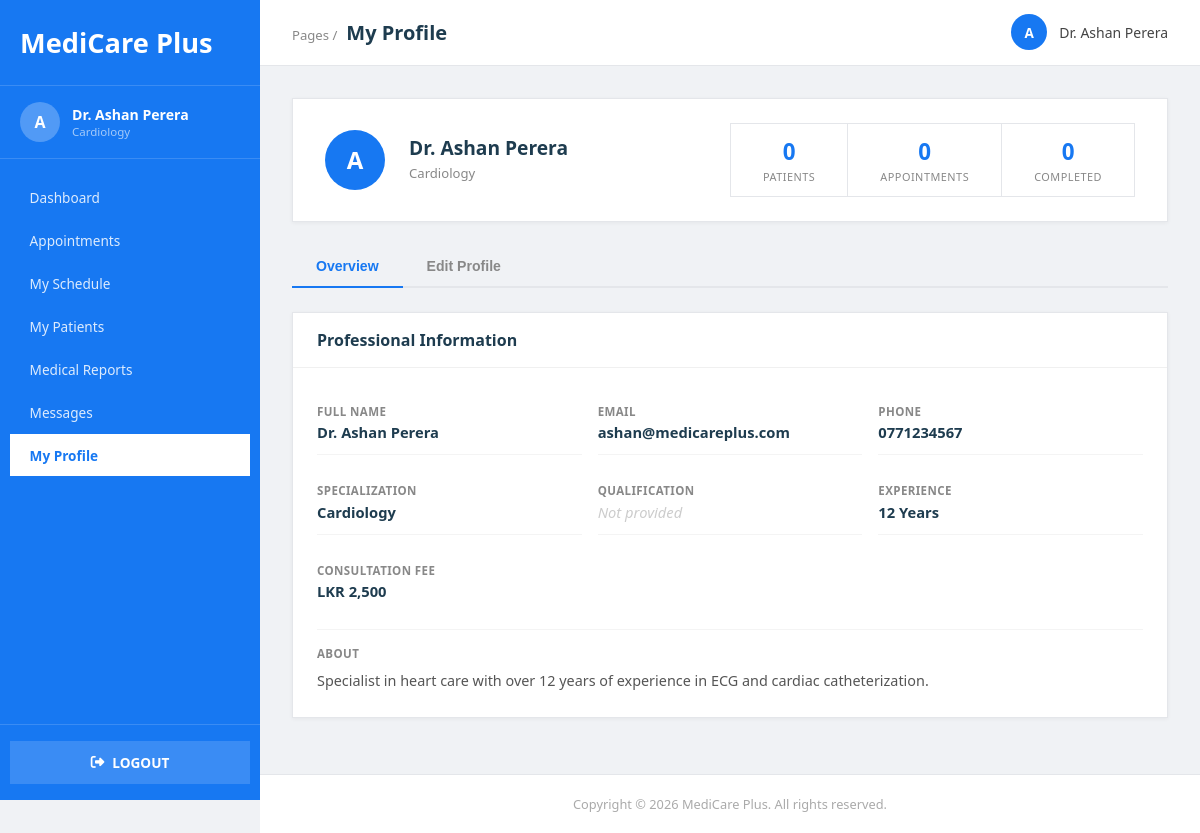
Page /doctor/profile.php (signed in) on the committed database.
### tables this page shows
CREATE TABLE IF NOT EXISTS doctor_profiles (
    profile_id INT AUTO_INCREMENT PRIMARY KEY,
    doctor_id INT NOT NULL,
    specialization VARCHAR(100) NOT NULL,
    qualification VARCHAR(255),
    experience_years INT DEFAULT 0,
    consultation_fee DECIMAL(10,2) DEFAULT 0.00,
    about TEXT,
    profile_image VARCHAR(255) DEFAULT NULL,
    available_days VARCHAR(100) DEFAULT 'Monday,Tuesday,Wednesday,Thursday,Friday',
    available_time_start TIME DEFAULT '09:00:00',
    available_time_end TIME DEFAULT '17:00:00',
    created_at TIMESTAMP DEFAULT CURRENT_TIMESTAMP,
    FOREIGN KEY (doctor_id) REFERENCES users(user_id) ON DELETE CASCADE
);

CREATE TABLE IF NOT EXISTS users (
    user_id INT AUTO_INCREMENT PRIMARY KEY,
    full_name VARCHAR(100) NOT NULL,
    email VARCHAR(100) NOT NULL UNIQUE,
    password VARCHAR(255) NOT NULL,
    phone VARCHAR(20),
    user_type ENUM('admin','doctor','patient') NOT NULL DEFAULT 'patient',
    profile_image VARCHAR(255) DEFAULT NULL,
    last_login DATETIME DEFAULT NULL,
    created_at TIMESTAMP DEFAULT CURRENT_TIMESTAMP
);

### doctor/profile.php (the view, shortened to what this page needs)
<?php
include '../config/database.php';
$doctor_id = (int)$_SESSION['user_id'];
$user = $conn->prepare("SELECT full_name, email, phone FROM users WHERE user_id=?");
$user->bind_param("i", $doctor_id);
$user->execute();
$user_data = $user->get_result()->fetch_assoc();
$profile = $conn->prepare("SELECT * FROM doctor_profiles WHERE doctor_id=?");
$profile->bind_param("i", $doctor_id);
$profile->execute();
$profile_data = $profile->get_result()->fetch_assoc();
$total_patients     = mysqli_fetch_assoc(mysqli_query($conn, "SELECT COUNT(DISTINCT patient_id) as count FROM appointments WHERE doctor_id = $doctor_id"))['count'];
$total_appointments = mysqli_fetch_assoc(mysqli_query($conn, "SELECT COUNT(*) as count FROM appointments WHERE doctor_id = $doctor_id"))['count'];
$completed          = mysqli_fetch_assoc(mysqli_query($conn, "SELECT COUNT(*) as count FROM appointments WHERE doctor_id = $doctor_id AND status = 'completed'"))['count'];
$current = basename($_SERVER['PHP_SELF']);
?>
<!DOCTYPE html>
<html lang="en">
<head>
    <link rel="stylesheet" href="https://cdnjs.cloudflare.com/ajax/libs/font-awesome/6.4.0/css/all.min.css">
</head>
<body>
<div class="sidebar">
    <div class="sidebar-brand">
        <h2>MediCare Plus</h2>
    </div>
    <div class="sidebar-doctor">
        <div class="sidebar-avatar"><?= strtoupper(substr($_SESSION['user_name'] ?? 'D', 0, 1)) ?></div>
        <div>
            <div class="sidebar-doctor-name">Dr. <?= htmlspecialchars($_SESSION['user_name']) ?></div>
            <div class="sidebar-doctor-role"><?= htmlspecialchars($profile_data['specialization'] ?? 'Doctor') ?></div>
        </div>
    </div>
    <nav class="sidebar-menu">
        <a href="dashboard.php" class="<?= $current === 'dashboard.php' ? 'active' : '' ?>">
             Dashboard
        </a>
        <a href="appointments.php" class="<?= $current === 'appointments.php' ? 'active' : '' ?>">
             Appointments
        </a>
        <a href="schedule.php" class="<?= $current === 'schedule.php' ? 'active' : '' ?>">
             My Schedule
        </a>
        <a href="my_patients.php" class="<?= $current === 'my_patients.php' ? 'active' : '' ?>">
             My Patients
        </a>
        <a href="medical_records.php" class="<?= $current === 'medical_records.php' ? 'active' : '' ?>">
             Medical Reports
        </a>
        <a href="messages.php" class="<?= $current === 'messages.php' ? 'active' : '' ?>">
             Messages
        </a>
        <a href="profile.php" class="<?= $current === 'profile.php' ? 'active' : '' ?>">
             My Profile
        </a>
    </nav>
    <div class="sidebar-footer">
        <a href="../pages/logout.php"><i class="fas fa-sign-out-alt"></i> Logout</a>
    </div>
</div>
<div class="main">
    <div class="topbar">
        <div class="topbar-left">Pages / <span class="page">My Profile</span></div>
        <div class="topbar-right">
            <div class="topbar-avatar"><?= strtoupper(substr($_SESSION['user_name'] ?? 'D', 0, 1)) ?></div>
            <span class="topbar-name">Dr. <?= htmlspecialchars($_SESSION['user_name']) ?></span>
        </div>
    </div>
    <div class="content">
        <div class="profile-header">
            <div class="profile-big-avatar">
                <?= strtoupper(substr($user_data['full_name'], 0, 1)) ?>
            </div>
            <div class="profile-header-info">
                <h1>Dr. <?= htmlspecialchars($user_data['full_name']) ?></h1>
                <p><?= htmlspecialchars($profile_data['specialization'] ?? '') ?></p>
            </div>
            <div class="profile-stats">
                <div class="profile-stat">
                    <div class="val"><?= $total_patients ?></div>
                    <div class="lbl">Patients</div>
                </div>
                <div class="profile-stat">
                    <div class="val"><?= $total_appointments ?></div>
                    <div class="lbl">Appointments</div>
                </div>
                <div class="profile-stat">
                    <div class="val"><?= $completed ?></div>
                    <div class="lbl">Completed</div>
                </div>
            </div>
        </div>
        <div class="tab-nav">
            <button class="active" onclick="switchTab('overview', this)">Overview</button>
            <button onclick="switchTab('edit', this)">Edit Profile</button>
        </div>
        <div class="tab-content active" id="tab-overview">
            <div class="card">
                <div class="card-header"><h2>Professional Information</h2></div>
                <div class="card-body">
                    <div class="info-grid">
                        <div class="info-item">
                            <div class="info-label">Full Name</div>
                            <div class="info-value">Dr. <?= htmlspecialchars($user_data['full_name']) ?></div>
                        </div>
                        <div class="info-item">
                            <div class="info-label">Email</div>
                            <div class="info-value"><?= htmlspecialchars($user_data['email']) ?></div>
                        </div>
                        <div class="info-item">
                            <div class="info-label">Phone</div>
                            <div class="info-value <?= empty($user_data['phone']) ? 'empty' : '' ?>">
                                <?= !empty($user_data['phone']) ? htmlspecialchars($user_data['phone']) : 'Not provided' ?>
                            </div>
                        </div>
                        <div class="info-item">
                            <div class="info-label">Specialization</div>
                            <div class="info-value"><?= htmlspecialchars($profile_data['specialization'] ?? 'N/A') ?></div>
                        </div>
                        <div class="info-item">
                            <div class="info-label">Qualification</div>
                            <div class="info-value <?= empty($profile_data['qualification']) ? 'empty' : '' ?>">
                                <?= !empty($profile_data['qualification']) ? htmlspecialchars($profile_data['qualification']) : 'Not provided' ?>
                            </div>
                        </div>
                        <div class="info-item">
                            <div class="info-label">Experience</div>
                            <div class="info-value"><?= (int)($profile_data['experience_years'] ?? 0) ?> Years</div>
                        </div>
                        <div class="info-item">
                            <div class="info-label">Consultation Fee</div>
                            <div class="info-value">LKR <?= number_format((float)($profile_data['consultation_fee'] ?? 0)) ?></div>
                        </div>
                    </div>
                    <?php if (!empty($profile_data['about'])): ?>
                    <div style="margin-top:1rem; padding-top:1rem; border-top:1px solid #f4f4f4;">
                        <div class="info-label" style="margin-bottom:.5rem;">About</div>
                        <p style="font-size:.9rem; color:#555; line-height:1.7;"><?= nl2br(htmlspecialchars($profile_data['about'])) ?></p>
                    </div>
                    <?php endif; ?>
                </div>
            </div>
        </div>
    </div>
    <div class="admin-footer">
        Copyright &copy; <?= date('Y') ?> MediCare Plus. All rights reserved.
    </div>
</div>
</body>
</html>

### rows in the picture
doctor_profiles: specialization "Cardiology", experience_years "12", consultation_fee "2,500", about "Specialist in heart care with over 12 years of experience in ECG and cardiac catheterization."
users: full_name "A", full_name "Ashan Perera", email "ashan@medicareplus.com", phone "0771234567"

### other values in the picture
substr($_SESSION['user_name'] ?? 'D', 0, 1) "A"
$_SESSION['user_name'] "Ashan Perera"
$total_patients "0"
$total_appointments "0"
$completed "0"
